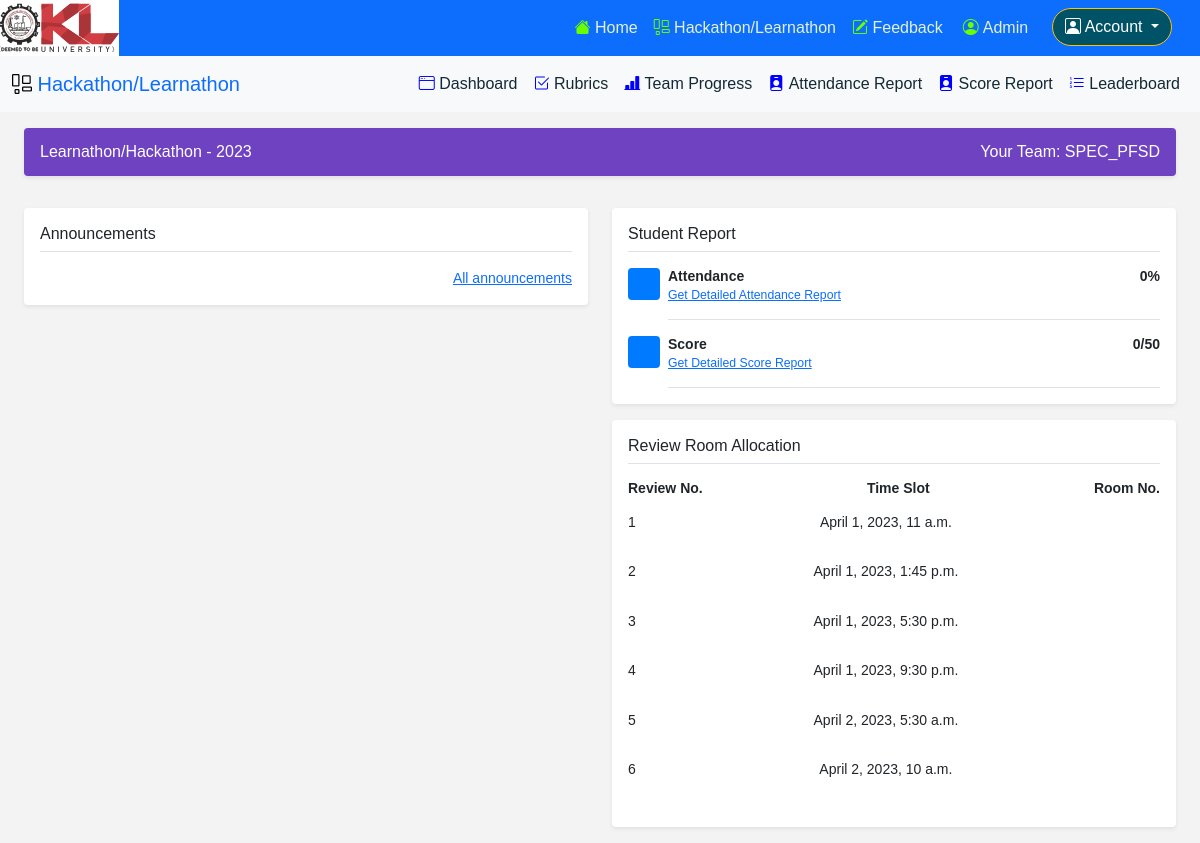
/hackathon/ (signed in), run on the app's committed database.
### pages/models.py (models this page shows, shortened)
class Team(models.Model):
    name = models.CharField(max_length=1024)
    cluster = models.IntegerField(default=1, blank=True)
    business_system = models.ForeignKey(to=BusinessSystem, db_column='bs_name', on_delete=models.CASCADE, null=True)
    course = models.CharField(max_length=4)
    number = models.IntegerField()
    def __str__(self):
        return self.name + '_' + self.course

class TeamReviewRoom(models.Model):
    team = models.ForeignKey(to=Team, on_delete=models.CASCADE)
    review = models.ForeignKey(to=Review, on_delete=models.CASCADE)
    room = models.ForeignKey(to=Room, on_delete=models.CASCADE, null=True)

class Review(models.Model):
    number = models.IntegerField()
    instructions = models.TextField()
    questions = models.TextField()
    score_required = models.BooleanField(default=True)
    time_of_attendance = models.TimeField(null=True)
    time_of_review = models.TimeField()
    date_of_review = models.DateField()
    attendance_open = models.BooleanField(default=True)
    scoring_open = models.BooleanField(default=True)
    team_progress_open = models.BooleanField(default=True)

### learnathon/views.py (the view)
# urls.py: 2. Add a URL to urlpatterns:  path('', views.home, name='home')
def home(request):
    user_groups = request.user.groups.all()
    announcements = Announcement.objects.filter(groups__in=user_groups).order_by('-recorded_date', '-recorded_time')
    reviews = Review.objects.all()
    attendance = ''
    score = ''
    context = {'reviews': reviews}
    if Group.objects.get(name='STUDENT') in user_groups:
        student = Student.objects.get(registration_no=request.user.username)
        attendance = student.attendance
        score = student.score
        team = student.team
        team_review_rooms = TeamReviewRoom.objects.filter(team=team)
        context['review_rooms'] = team_review_rooms
        context['team_no'] = student.team
    context['announcements'] = announcements[:4]
    context['attendance'] = attendance
    context['score'] = score
    return render(request, 'learnathon/home.html', context)

### learnathon/templatetags/has_group.py (called while the page is built)
@register.filter(name='has_group')
def has_group(user, group_name):
    return user.groups.filter(name=group_name).exists()

### pages/models.py (called while the page is built)
    @property
    def attendance(self):
        sras = StudentReviewAttendance.objects.filter(student=self)
        attended = sras.filter(absent=False).count()
        total = sras.count()
        if total == 0:
            return '0%'
        return str((attended / total) * 100) + '%'

    @property
    def score(self):
        srcs = StudentReviewScore.objects.filter(student=self)
        score = 0
        for s in srcs:
            score += s.score
        return score

### learnathon/templates/learnathon/home.html (shortened to what this page needs)
{% extends 'learnathon/base.html' %}
{% load has_group %}
{% block content %}
{% if user.is_authenticated %}
<main class="px-4">
<div class="p-3 my-3 text-white bg-purple rounded shadow-sm">
 <div class="lh-1">
  <div class="d-flex justify-content-between">
      <h1 class="h6 mb-0 text-white lh-1">Learnathon/Hackathon - 2023</h1>
      {% if user|has_group:"STUDENT" %}<h1 class="h6 mb-0 text-white lh-1">Your Team: {{team_no}}</h1>{% endif %}
  </div>
 </div>
</div>
<div class="row">
   <div class="col">
      <div class="my-3 p-3 bg-body rounded shadow-sm">
         <h6 class="border-bottom pb-2 mb-0">Announcements</h6>
         <small class="d-block text-end mt-3">
           <a href="{% url 'announcements' %}">All announcements</a>
         </small>
        </div>
   </div>
   <div class="col">
      {% if user|has_group:"STUDENT" %}
      <div class="my-3 p-3 bg-body rounded shadow-sm">
         <h6 class="border-bottom pb-2 mb-0">Student Report</h6>
         <div class="d-flex text-body-secondary pt-3">
           <svg class="bd-placeholder-img flex-shrink-0 me-2 rounded" width="32" height="32" xmlns="http://www.w3.org/2000/svg" role="img" aria-label="Placeholder: 32x32" preserveAspectRatio="xMidYMid slice" focusable="false"><title>Placeholder</title><rect width="100%" height="100%" fill="#007bff"/><text x="50%" y="50%" fill="#007bff" dy=".3em">32x32</text></svg>
           <div class="pb-3 mb-0 small lh-sm border-bottom w-100">
             <div class="d-flex justify-content-between">
               <strong class="text-gray-dark">Attendance</strong>
               <b>{{attendance}}</b>
             </div>
             <span class="d-block"><small><a href="{% url 'student_attendance_report' %}">Get Detailed Attendance Report</a></small></span>
           </div>
         </div>
         <div class="d-flex text-body-secondary pt-3">
           <svg class="bd-placeholder-img flex-shrink-0 me-2 rounded" width="32" height="32" xmlns="http://www.w3.org/2000/svg" role="img" aria-label="Placeholder: 32x32" preserveAspectRatio="xMidYMid slice" focusable="false"><title>Placeholder</title><rect width="100%" height="100%" fill="#007bff"/><text x="50%" y="50%" fill="#007bff" dy=".3em">32x32</text></svg>
           <div class="pb-3 mb-0 small lh-sm border-bottom w-100">
             <div class="d-flex justify-content-between">
               <strong class="text-gray-dark">Score</strong>
               <b>{{score}}/50</b>
             </div>
             <span class="d-block"><small><a href="{% url 'student_score_report' %}">Get Detailed Score Report</a></small></span>
           </div>
         </div>
        </div>
        <div class="my-3 p-3 bg-body rounded shadow-sm">
        <h6 class="border-bottom pb-2 mb-0">Review Room Allocation</h6>
        <div class="row">
        <div class="d-flex text-body-secondary pt-3">
          <div class="pb-3 mb-0 small lh-sm w-100">
            <div class="d-flex justify-content-between">
              <strong class="text-gray-dark">Review No.</strong>
              <b>Time Slot</b>
              <b>Room No.</b>
            </div>
          </div>
          </div>
          {% for review_room in review_rooms %}
          <div class="row pb-3 mb-0 small lh-sm w-100">
            <div class="d-flex justify-content-between">
              <p class="text-gray-dark">{{review_room.review.number}}</p>
              <p>{{review_room.review.date_of_review}}, {{review_room.review.time_of_review}}</p>
            </div>
          </div>
          {% endfor %}
        </div>
        {% endif %}
   </div>
</div>
</main>
{% endif %}
{% endblock content %}

### static/css/main.css (style rules this page uses)
* { margin: 0; padding: 0; box-sizing: border-box; font-family: 'Montserrat', sans-serif; }
body { background: #f3f3f3; }

### learnathon/templates/learnathon/home.html (style rules this page uses)
html, body { overflow-x: hidden; }
.bg-purple { background-color: #6f42c1; }

### data on the page
Team: name+course "SPEC_PFSD"
TeamReviewRoom: review.number "1", review.date_of_review "April 1, 2023", review.time_of_review "11 a.m."
TeamReviewRoom: review.number "2", review.date_of_review "April 1, 2023", review.time_of_review "1:45 p.m."
TeamReviewRoom: review.number "3", review.date_of_review "April 1, 2023", review.time_of_review "5:30 p.m."
TeamReviewRoom: review.number "4", review.date_of_review "April 1, 2023", review.time_of_review "9:30 p.m."
TeamReviewRoom: review.number "5", review.date_of_review "April 2, 2023", review.time_of_review "5:30 a.m."
TeamReviewRoom: review.number "6", review.date_of_review "April 2, 2023", review.time_of_review "10 a.m."

### other printed values
{{ attendance }} "0%"
{{ score }} "0"
